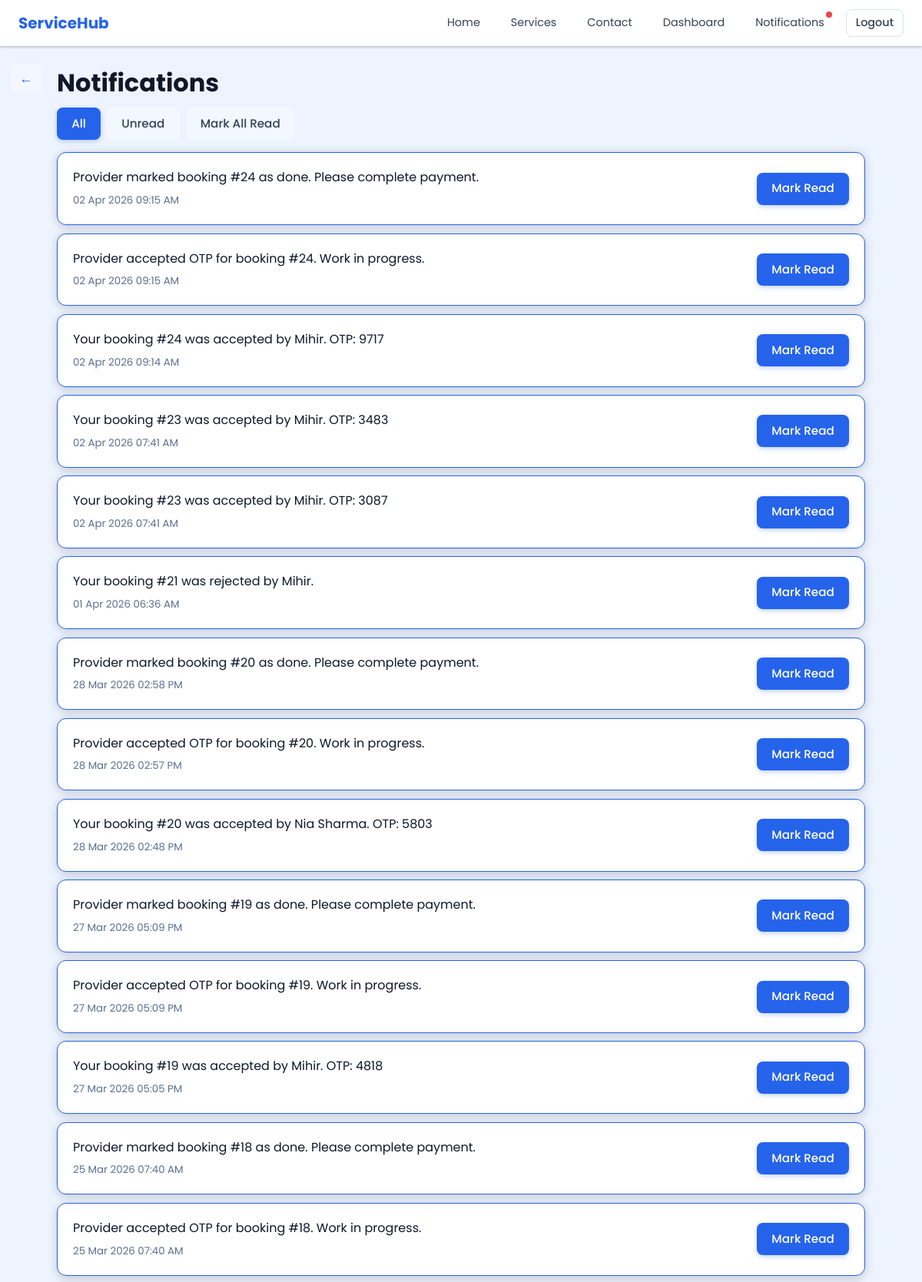
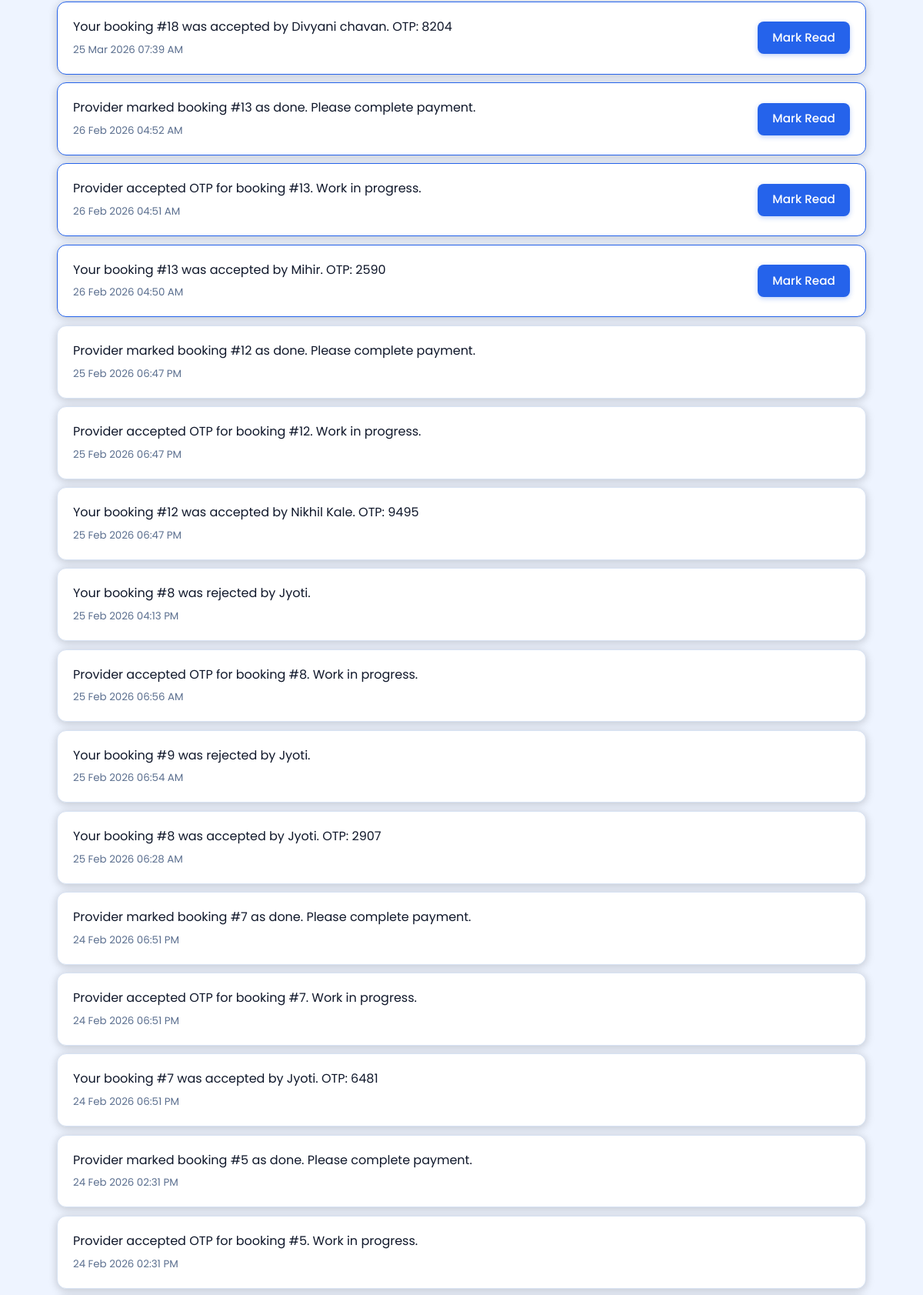
The page /notifications/ (signed in, upper part) on the database its author committed (2 pictures, top to bottom).
### notifications/models.py (models this page shows, shortened)
class Notification(models.Model):
    provider = models.ForeignKey(
        settings.AUTH_USER_MODEL,
        on_delete=models.CASCADE,
        related_name='provider_notifications',
        null=True,
        blank=True,
    )
    user = models.ForeignKey(
        settings.AUTH_USER_MODEL,
        on_delete=models.CASCADE,
        related_name='user_notifications',
        null=True,
        blank=True,
    )
    booking = models.ForeignKey(
        'booking.Booking',
        on_delete=models.CASCADE,
        null=True,
        blank=True
    )
    message = models.CharField(max_length=255)
    is_read = models.BooleanField(default=False)
    created_at = models.DateTimeField(auto_now_add=True)

### notifications/views.py (the view)
# urls.py: path('', views.notifications_center, name='notifications_center'),
@login_required
def notifications_center(request):
    notifications = Notification.objects.filter(
        user=request.user
    ) | Notification.objects.filter(provider=request.user)
    notifications = notifications.order_by('-created_at')
    unread_only = request.GET.get('tab') == 'unread'
    if unread_only:
        notifications = notifications.filter(is_read=False)
    return render(request, 'notifications/center.html', {
        'notifications': notifications,
        'tab': 'unread' if unread_only else 'all',
    })

### notifications/context_processors.py (called while the page is built)
def notification_badge(request):
    if not request.user.is_authenticated:
        return {'has_unread_notifications': False}
    has_unread = (
        Notification.objects.filter(user=request.user, is_read=False).exists()
        or Notification.objects.filter(provider=request.user, is_read=False).exists()
    )
    return {'has_unread_notifications': has_unread}

### notifications/templates/notifications/center.html (shortened to what this page needs)
{% load static %}
<!DOCTYPE html>
<html lang="en">
<head>
  <link rel="stylesheet" href="{% static 'css/styles.css' %}?v=20260224-6">
</head>
<body>
  {% include 'partials/header.html' %}
  <main class="container">
    <div class="page-heading">
      <a href="{% url 'home' %}" class="btn btn-secondary back-btn" aria-label="Back to Home" title="Back to Home">&larr;</a>
      <h1>Notifications</h1>
    </div>
    <div class="notification-tabs">
      <a href="{% url 'notifications_center' %}?tab=all" class="btn {% if tab == 'all' %}btn-primary{% else %}btn-secondary{% endif %}">All</a>
      <a href="{% url 'notifications_center' %}?tab=unread" class="btn {% if tab == 'unread' %}btn-primary{% else %}btn-secondary{% endif %}">Unread</a>
      <a href="{% url 'mark_all_notifications_read' %}" class="btn btn-secondary">Mark All Read</a>
    </div>
    {% for note in notifications %}
      <div class="card notification-card {% if not note.is_read %}notification-card-unread{% endif %}">
        <div class="card-body notification-row">
          <div>
            <p class="notification-message">{{ note.message }}</p>
            <small class="text-muted">{{ note.created_at|date:"d M Y h:i A" }}</small>
          </div>
          {% if not note.is_read %}
            <a href="{% url 'mark_notification_read' note.id %}" class="btn btn-primary">Mark Read</a>
          {% endif %}
        </div>
      </div>
    {% empty %}
      <p class="text-muted">No notifications.</p>
    {% endfor %}
  </main>
</body>
</html>

### static/css/styles.css (style rules this page uses)
:root { --primary: #2563eb; --primary-dark: #1d4ed8; --primary-light: #3b82f6; --blue-dim: rgba(37, 99, 235, 0.15); --black-soft: #f6f9ff; --black-card: #ffffff; --bg: #ffffff; --bg-page: #eef4ff; --gray-100: #f3f7ff; --gray-200: #d7e2f3; --gray-500: #5b6f8f; --gray-700: #334155; --gray-900: #0f172a; --success: #10b981; --error: #ef4444; --radius: 12px; --radius-sm: 8px; --shadow: 0 1px 3px rgba(0,0,0,0.3); --shadow-md: 0 4px 12px rgba(0,0,0,0.25); --shadow-card: 0 2px 12px rgba(0,0,0,0.2); }
* { box-sizing: border-box; margin: 0; padding: 0; }
body { font-family: 'Poppins', sans-serif; background: var(--bg-page); color: var(--gray-900); line-height: 1.5; min-height: 100vh; position: relative; background: #eef4ff; color: #0f172a; }
a { color: var(--primary); text-decoration: none; }
.container { max-width: 1100px; margin: 0 auto; padding: 1.5rem; }
.page-heading { display: flex; align-items: center; gap: 0.6rem; margin-bottom: 0.5rem; position: relative; }
.page-heading h1 { margin: 0; }
.btn { display: inline-flex; align-items: center; justify-content: center; gap: 0.5rem; padding: 0.6rem 1.2rem; font-family: inherit; font-size: 0.95rem; font-weight: 500; border: none; border-radius: var(--radius-sm); cursor: pointer; transition: background 0.2s, box-shadow 0.2s; }
.btn-primary { background: var(--primary); color: white; box-shadow: 0 2px 6px rgba(37, 99, 235, 0.3); }
.btn-secondary { background: var(--gray-100); color: var(--gray-700); }
.card { background: var(--black-card); border-radius: var(--radius); box-shadow: var(--shadow-card); overflow: hidden; border: 1px solid var(--gray-200); }
.card-body { padding: 1.25rem; }
.back-btn { min-width: 40px; padding: 0.4rem 0.6rem; font-size: 1.1rem; font-weight: 700; color: var(--primary); position: absolute; left: -60px; top: -2px; }
.text-muted { color: var(--gray-500); }
.notification-tabs { display: flex; gap: 0.5rem; margin-bottom: 1rem; }
.notification-card { margin-bottom: 0.65rem; }
.notification-card-unread { border-color: var(--primary); }
.notification-row { display: flex; justify-content: space-between; gap: 0.75rem; align-items: center; }
.notification-message { margin-bottom: 0.3rem; }

### rows shown on the page
Notification: message "Provider marked booking #24 as done. Please complete payment.", created_at "02 Apr 2026 09:15 AM", is_read "Mark Read"
Notification: message "Provider accepted OTP for booking #24. Work in progress.", created_at "02 Apr 2026 09:15 AM", is_read "Mark Read"
Notification: message "Your booking #24 was accepted by Mihir. OTP: 9717", created_at "02 Apr 2026 09:14 AM", is_read "Mark Read"
Notification: message "Your booking #23 was accepted by Mihir. OTP: 3483", created_at "02 Apr 2026 07:41 AM", is_read "Mark Read"
Notification: message "Your booking #23 was accepted by Mihir. OTP: 3087", created_at "02 Apr 2026 07:41 AM", is_read "Mark Read"
Notification: message "Your booking #21 was rejected by Mihir.", created_at "01 Apr 2026 06:36 AM", is_read "Mark Read"
Notification: message "Provider marked booking #20 as done. Please complete payment.", created_at "28 Mar 2026 02:58 PM", is_read "Mark Read"
Notification: message "Provider accepted OTP for booking #20. Work in progress.", created_at "28 Mar 2026 02:57 PM", is_read "Mark Read"
Notification: message "Your booking #20 was accepted by Nia Sharma. OTP: 5803", created_at "28 Mar 2026 02:48 PM", is_read "Mark Read"
Notification: message "Provider marked booking #19 as done. Please complete payment.", created_at "27 Mar 2026 05:09 PM", is_read "Mark Read"
Notification: message "Provider accepted OTP for booking #19. Work in progress.", created_at "27 Mar 2026 05:09 PM", is_read "Mark Read"
Notification: message "Your booking #19 was accepted by Mihir. OTP: 4818", created_at "27 Mar 2026 05:05 PM", is_read "Mark Read"
Notification: message "Provider marked booking #18 as done. Please complete payment.", created_at "25 Mar 2026 07:40 AM", is_read "Mark Read"
Notification: message "Provider accepted OTP for booking #18. Work in progress.", created_at "25 Mar 2026 07:40 AM", is_read "Mark Read"
Notification: message "Your booking #18 was accepted by Divyani chavan. OTP: 8204", created_at "25 Mar 2026 07:39 AM", is_read "Mark Read"
Notification: message "Provider marked booking #13 as done. Please complete payment.", created_at "26 Feb 2026 04:52 AM", is_read "Mark Read"
Notification: message "Provider accepted OTP for booking #13. Work in progress.", created_at "26 Feb 2026 04:51 AM", is_read "Mark Read"
Notification: message "Your booking #13 was accepted by Mihir. OTP: 2590", created_at "26 Feb 2026 04:50 AM", is_read "Mark Read"
Notification: message "Provider marked booking #12 as done. Please complete payment.", created_at "25 Feb 2026 06:47 PM"
Notification: message "Provider accepted OTP for booking #12. Work in progress.", created_at "25 Feb 2026 06:47 PM"
Notification: message "Your booking #12 was accepted by Nikhil Kale. OTP: 9495", created_at "25 Feb 2026 06:47 PM"
Notification: message "Your booking #8 was rejected by Jyoti.", created_at "25 Feb 2026 04:13 PM"
Notification: message "Provider accepted OTP for booking #8. Work in progress.", created_at "25 Feb 2026 06:56 AM"
Notification: message "Your booking #9 was rejected by Jyoti.", created_at "25 Feb 2026 06:54 AM"
Notification: message "Your booking #8 was accepted by Jyoti. OTP: 2907", created_at "25 Feb 2026 06:28 AM"
Notification: message "Provider marked booking #7 as done. Please complete payment.", created_at "24 Feb 2026 06:51 PM"
Notification: message "Provider accepted OTP for booking #7. Work in progress.", created_at "24 Feb 2026 06:51 PM"
Notification: message "Your booking #7 was accepted by Jyoti. OTP: 6481", created_at "24 Feb 2026 06:51 PM"
Notification: message "Provider marked booking #5 as done. Please complete payment.", created_at "24 Feb 2026 02:31 PM"
Notification: message "Provider accepted OTP for booking #5. Work in progress.", created_at "24 Feb 2026 02:31 PM"
